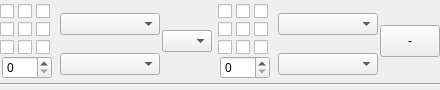
<?xml version="1.0" encoding="UTF-8"?>
<ui version="4.0">
 <class>ConditionWidget</class>
 <widget class="QWidget" name="ConditionWidget">
  <property name="geometry">
   <rect>
    <x>0</x>
    <y>0</y>
    <width>440</width>
    <height>90</height>
   </rect>
  </property>
  <property name="sizePolicy">
   <sizepolicy hsizetype="Fixed" vsizetype="Fixed">
    <horstretch>0</horstretch>
    <verstretch>0</verstretch>
   </sizepolicy>
  </property>
  <property name="minimumSize">
   <size>
    <width>440</width>
    <height>90</height>
   </size>
  </property>
  <property name="maximumSize">
   <size>
    <width>440</width>
    <height>90</height>
   </size>
  </property>
  <property name="windowTitle">
   <string>Form</string>
  </property>
  <layout class="QGridLayout" name="gridLayout_3">
   <property name="leftMargin">
    <number>0</number>
   </property>
   <property name="topMargin">
    <number>0</number>
   </property>
   <property name="rightMargin">
    <number>0</number>
   </property>
   <property name="bottomMargin">
    <number>0</number>
   </property>
   <property name="horizontalSpacing">
    <number>6</number>
   </property>
   <property name="verticalSpacing">
    <number>0</number>
   </property>
   <item row="0" column="3" rowspan="2">
    <layout class="QVBoxLayout" name="verticalLayout_2">
     <property name="spacing">
      <number>0</number>
     </property>
     <item>
      <layout class="QGridLayout" name="gridLayout_2">
       <property name="spacing">
        <number>0</number>
       </property>
       <item row="0" column="0">
        <widget class="QCheckBox" name="checkBox_10">
         <property name="sizePolicy">
          <sizepolicy hsizetype="Fixed" vsizetype="Fixed">
           <horstretch>0</horstretch>
           <verstretch>0</verstretch>
          </sizepolicy>
         </property>
         <property name="minimumSize">
          <size>
           <width>18</width>
           <height>18</height>
          </size>
         </property>
         <property name="maximumSize">
          <size>
           <width>18</width>
           <height>18</height>
          </size>
         </property>
         <property name="layoutDirection">
          <enum>Qt::LeftToRight</enum>
         </property>
         <property name="text">
          <string/>
         </property>
        </widget>
       </item>
       <item row="0" column="1">
        <widget class="QCheckBox" name="checkBox_11">
         <property name="sizePolicy">
          <sizepolicy hsizetype="Fixed" vsizetype="Fixed">
           <horstretch>0</horstretch>
           <verstretch>0</verstretch>
          </sizepolicy>
         </property>
         <property name="minimumSize">
          <size>
           <width>18</width>
           <height>18</height>
          </size>
         </property>
         <property name="maximumSize">
          <size>
           <width>18</width>
           <height>18</height>
          </size>
         </property>
         <property name="layoutDirection">
          <enum>Qt::LeftToRight</enum>
         </property>
         <property name="text">
          <string/>
         </property>
        </widget>
       </item>
       <item row="0" column="2">
        <widget class="QCheckBox" name="checkBox_12">
         <property name="sizePolicy">
          <sizepolicy hsizetype="Fixed" vsizetype="Fixed">
           <horstretch>0</horstretch>
           <verstretch>0</verstretch>
          </sizepolicy>
         </property>
         <property name="minimumSize">
          <size>
           <width>18</width>
           <height>18</height>
          </size>
         </property>
         <property name="maximumSize">
          <size>
           <width>18</width>
           <height>18</height>
          </size>
         </property>
         <property name="layoutDirection">
          <enum>Qt::LeftToRight</enum>
         </property>
         <property name="text">
          <string/>
         </property>
        </widget>
       </item>
       <item row="1" column="0">
        <widget class="QCheckBox" name="checkBox_13">
         <property name="sizePolicy">
          <sizepolicy hsizetype="Fixed" vsizetype="Fixed">
           <horstretch>0</horstretch>
           <verstretch>0</verstretch>
          </sizepolicy>
         </property>
         <property name="minimumSize">
          <size>
           <width>18</width>
           <height>18</height>
          </size>
         </property>
         <property name="maximumSize">
          <size>
           <width>18</width>
           <height>18</height>
          </size>
         </property>
         <property name="layoutDirection">
          <enum>Qt::LeftToRight</enum>
         </property>
         <property name="text">
          <string/>
         </property>
        </widget>
       </item>
       <item row="1" column="1">
        <widget class="QCheckBox" name="checkBox_14">
         <property name="sizePolicy">
          <sizepolicy hsizetype="Fixed" vsizetype="Fixed">
           <horstretch>0</horstretch>
           <verstretch>0</verstretch>
          </sizepolicy>
         </property>
         <property name="minimumSize">
          <size>
           <width>18</width>
           <height>18</height>
          </size>
         </property>
         <property name="maximumSize">
          <size>
           <width>18</width>
           <height>18</height>
          </size>
         </property>
         <property name="layoutDirection">
          <enum>Qt::LeftToRight</enum>
         </property>
         <property name="text">
          <string/>
         </property>
        </widget>
       </item>
       <item row="1" column="2">
        <widget class="QCheckBox" name="checkBox_15">
         <property name="sizePolicy">
          <sizepolicy hsizetype="Fixed" vsizetype="Fixed">
           <horstretch>0</horstretch>
           <verstretch>0</verstretch>
          </sizepolicy>
         </property>
         <property name="minimumSize">
          <size>
           <width>18</width>
           <height>18</height>
          </size>
         </property>
         <property name="maximumSize">
          <size>
           <width>18</width>
           <height>18</height>
          </size>
         </property>
         <property name="layoutDirection">
          <enum>Qt::LeftToRight</enum>
         </property>
         <property name="text">
          <string/>
         </property>
        </widget>
       </item>
       <item row="2" column="0">
        <widget class="QCheckBox" name="checkBox_16">
         <property name="sizePolicy">
          <sizepolicy hsizetype="Fixed" vsizetype="Fixed">
           <horstretch>0</horstretch>
           <verstretch>0</verstretch>
          </sizepolicy>
         </property>
         <property name="minimumSize">
          <size>
           <width>18</width>
           <height>18</height>
          </size>
         </property>
         <property name="maximumSize">
          <size>
           <width>18</width>
           <height>18</height>
          </size>
         </property>
         <property name="layoutDirection">
          <enum>Qt::LeftToRight</enum>
         </property>
         <property name="text">
          <string/>
         </property>
        </widget>
       </item>
       <item row="2" column="1">
        <widget class="QCheckBox" name="checkBox_17">
         <property name="sizePolicy">
          <sizepolicy hsizetype="Fixed" vsizetype="Fixed">
           <horstretch>0</horstretch>
           <verstretch>0</verstretch>
          </sizepolicy>
         </property>
         <property name="minimumSize">
          <size>
           <width>18</width>
           <height>18</height>
          </size>
         </property>
         <property name="maximumSize">
          <size>
           <width>18</width>
           <height>18</height>
          </size>
         </property>
         <property name="layoutDirection">
          <enum>Qt::LeftToRight</enum>
         </property>
         <property name="text">
          <string/>
         </property>
        </widget>
       </item>
       <item row="2" column="2">
        <widget class="QCheckBox" name="checkBox_18">
         <property name="sizePolicy">
          <sizepolicy hsizetype="Fixed" vsizetype="Fixed">
           <horstretch>0</horstretch>
           <verstretch>0</verstretch>
          </sizepolicy>
         </property>
         <property name="minimumSize">
          <size>
           <width>18</width>
           <height>18</height>
          </size>
         </property>
         <property name="maximumSize">
          <size>
           <width>18</width>
           <height>18</height>
          </size>
         </property>
         <property name="text">
          <string/>
         </property>
        </widget>
       </item>
      </layout>
     </item>
     <item alignment="Qt::AlignHCenter">
      <widget class="QSpinBox" name="spinBox_2">
       <property name="sizePolicy">
        <sizepolicy hsizetype="Fixed" vsizetype="Fixed">
         <horstretch>0</horstretch>
         <verstretch>0</verstretch>
        </sizepolicy>
       </property>
       <property name="minimumSize">
        <size>
         <width>50</width>
         <height>0</height>
        </size>
       </property>
       <property name="maximumSize">
        <size>
         <width>50</width>
         <height>16777215</height>
        </size>
       </property>
      </widget>
     </item>
    </layout>
   </item>
   <item row="0" column="4">
    <widget class="QComboBox" name="comboBox_4">
     <property name="sizePolicy">
      <sizepolicy hsizetype="Fixed" vsizetype="Fixed">
       <horstretch>0</horstretch>
       <verstretch>0</verstretch>
      </sizepolicy>
     </property>
     <property name="minimumSize">
      <size>
       <width>100</width>
       <height>0</height>
      </size>
     </property>
     <property name="maximumSize">
      <size>
       <width>100</width>
       <height>16777215</height>
      </size>
     </property>
    </widget>
   </item>
   <item row="0" column="5" rowspan="2">
    <widget class="QPushButton" name="button_removeCondition">
     <property name="sizePolicy">
      <sizepolicy hsizetype="Fixed" vsizetype="Fixed">
       <horstretch>0</horstretch>
       <verstretch>0</verstretch>
      </sizepolicy>
     </property>
     <property name="minimumSize">
      <size>
       <width>60</width>
       <height>32</height>
      </size>
     </property>
     <property name="maximumSize">
      <size>
       <width>60</width>
       <height>32</height>
      </size>
     </property>
     <property name="text">
      <string>-</string>
     </property>
    </widget>
   </item>
   <item row="1" column="1">
    <widget class="QComboBox" name="comboBox_2">
     <property name="sizePolicy">
      <sizepolicy hsizetype="Fixed" vsizetype="Fixed">
       <horstretch>0</horstretch>
       <verstretch>0</verstretch>
      </sizepolicy>
     </property>
     <property name="minimumSize">
      <size>
       <width>100</width>
       <height>0</height>
      </size>
     </property>
     <property name="maximumSize">
      <size>
       <width>100</width>
       <height>16777215</height>
      </size>
     </property>
    </widget>
   </item>
   <item row="0" column="2" rowspan="2">
    <widget class="QComboBox" name="comboBox_3">
     <property name="sizePolicy">
      <sizepolicy hsizetype="Fixed" vsizetype="Fixed">
       <horstretch>0</horstretch>
       <verstretch>0</verstretch>
      </sizepolicy>
     </property>
     <property name="minimumSize">
      <size>
       <width>50</width>
       <height>0</height>
      </size>
     </property>
     <property name="maximumSize">
      <size>
       <width>50</width>
       <height>16777215</height>
      </size>
     </property>
    </widget>
   </item>
   <item row="1" column="4">
    <widget class="QComboBox" name="comboBox_5">
     <property name="sizePolicy">
      <sizepolicy hsizetype="Fixed" vsizetype="Fixed">
       <horstretch>0</horstretch>
       <verstretch>0</verstretch>
      </sizepolicy>
     </property>
     <property name="minimumSize">
      <size>
       <width>100</width>
       <height>0</height>
      </size>
     </property>
     <property name="maximumSize">
      <size>
       <width>100</width>
       <height>16777215</height>
      </size>
     </property>
    </widget>
   </item>
   <item row="2" column="0" colspan="6">
    <widget class="Line" name="line">
     <property name="orientation">
      <enum>Qt::Horizontal</enum>
     </property>
    </widget>
   </item>
   <item row="0" column="0" rowspan="2">
    <layout class="QVBoxLayout" name="verticalLayout">
     <property name="spacing">
      <number>0</number>
     </property>
     <property name="sizeConstraint">
      <enum>QLayout::SetDefaultConstraint</enum>
     </property>
     <item>
      <layout class="QGridLayout" name="gridLayout">
       <property name="spacing">
        <number>0</number>
       </property>
       <item row="0" column="0">
        <widget class="QCheckBox" name="checkBox">
         <property name="sizePolicy">
          <sizepolicy hsizetype="Fixed" vsizetype="Fixed">
           <horstretch>0</horstretch>
           <verstretch>0</verstretch>
          </sizepolicy>
         </property>
         <property name="minimumSize">
          <size>
           <width>18</width>
           <height>18</height>
          </size>
         </property>
         <property name="maximumSize">
          <size>
           <width>18</width>
           <height>18</height>
          </size>
         </property>
         <property name="layoutDirection">
          <enum>Qt::LeftToRight</enum>
         </property>
         <property name="text">
          <string/>
         </property>
        </widget>
       </item>
       <item row="0" column="1">
        <widget class="QCheckBox" name="checkBox_2">
         <property name="sizePolicy">
          <sizepolicy hsizetype="Fixed" vsizetype="Fixed">
           <horstretch>0</horstretch>
           <verstretch>0</verstretch>
          </sizepolicy>
         </property>
         <property name="minimumSize">
          <size>
           <width>18</width>
           <height>18</height>
          </size>
         </property>
         <property name="maximumSize">
          <size>
           <width>18</width>
           <height>18</height>
          </size>
         </property>
         <property name="layoutDirection">
          <enum>Qt::LeftToRight</enum>
         </property>
         <property name="text">
          <string/>
         </property>
        </widget>
       </item>
       <item row="0" column="2">
        <widget class="QCheckBox" name="checkBox_3">
         <property name="sizePolicy">
          <sizepolicy hsizetype="Fixed" vsizetype="Fixed">
           <horstretch>0</horstretch>
           <verstretch>0</verstretch>
          </sizepolicy>
         </property>
         <property name="minimumSize">
          <size>
           <width>18</width>
           <height>18</height>
          </size>
         </property>
         <property name="maximumSize">
          <size>
           <width>18</width>
           <height>18</height>
          </size>
         </property>
         <property name="layoutDirection">
          <enum>Qt::LeftToRight</enum>
         </property>
         <property name="text">
          <string/>
         </property>
        </widget>
       </item>
       <item row="1" column="0">
        <widget class="QCheckBox" name="checkBox_4">
         <property name="sizePolicy">
          <sizepolicy hsizetype="Fixed" vsizetype="Fixed">
           <horstretch>0</horstretch>
           <verstretch>0</verstretch>
          </sizepolicy>
         </property>
         <property name="minimumSize">
          <size>
           <width>18</width>
           <height>18</height>
          </size>
         </property>
         <property name="maximumSize">
          <size>
           <width>18</width>
           <height>18</height>
          </size>
         </property>
         <property name="layoutDirection">
          <enum>Qt::LeftToRight</enum>
         </property>
         <property name="text">
          <string/>
         </property>
        </widget>
       </item>
       <item row="1" column="1">
        <widget class="QCheckBox" name="checkBox_5">
         <property name="sizePolicy">
          <sizepolicy hsizetype="Fixed" vsizetype="Fixed">
           <horstretch>0</horstretch>
           <verstretch>0</verstretch>
          </sizepolicy>
         </property>
         <property name="minimumSize">
          <size>
           <width>18</width>
           <height>18</height>
          </size>
         </property>
         <property name="maximumSize">
          <size>
           <width>18</width>
           <height>18</height>
          </size>
         </property>
         <property name="layoutDirection">
          <enum>Qt::LeftToRight</enum>
         </property>
         <property name="text">
          <string/>
         </property>
        </widget>
       </item>
       <item row="1" column="2">
        <widget class="QCheckBox" name="checkBox_6">
         <property name="sizePolicy">
          <sizepolicy hsizetype="Fixed" vsizetype="Fixed">
           <horstretch>0</horstretch>
           <verstretch>0</verstretch>
          </sizepolicy>
         </property>
         <property name="minimumSize">
          <size>
           <width>18</width>
           <height>18</height>
          </size>
         </property>
         <property name="maximumSize">
          <size>
           <width>18</width>
           <height>18</height>
          </size>
         </property>
         <property name="layoutDirection">
          <enum>Qt::LeftToRight</enum>
         </property>
         <property name="text">
          <string/>
         </property>
        </widget>
       </item>
       <item row="2" column="0">
        <widget class="QCheckBox" name="checkBox_7">
         <property name="sizePolicy">
          <sizepolicy hsizetype="Fixed" vsizetype="Fixed">
           <horstretch>0</horstretch>
           <verstretch>0</verstretch>
          </sizepolicy>
         </property>
         <property name="minimumSize">
          <size>
           <width>18</width>
           <height>18</height>
          </size>
         </property>
         <property name="maximumSize">
          <size>
           <width>18</width>
           <height>18</height>
          </size>
         </property>
         <property name="layoutDirection">
          <enum>Qt::LeftToRight</enum>
         </property>
         <property name="text">
          <string/>
         </property>
        </widget>
       </item>
       <item row="2" column="1">
        <widget class="QCheckBox" name="checkBox_8">
         <property name="sizePolicy">
          <sizepolicy hsizetype="Fixed" vsizetype="Fixed">
           <horstretch>0</horstretch>
           <verstretch>0</verstretch>
          </sizepolicy>
         </property>
         <property name="minimumSize">
          <size>
           <width>18</width>
           <height>18</height>
          </size>
         </property>
         <property name="maximumSize">
          <size>
           <width>18</width>
           <height>18</height>
          </size>
         </property>
         <property name="layoutDirection">
          <enum>Qt::LeftToRight</enum>
         </property>
         <property name="text">
          <string/>
         </property>
        </widget>
       </item>
       <item row="2" column="2">
        <widget class="QCheckBox" name="checkBox_9">
         <property name="sizePolicy">
          <sizepolicy hsizetype="Fixed" vsizetype="Fixed">
           <horstretch>0</horstretch>
           <verstretch>0</verstretch>
          </sizepolicy>
         </property>
         <property name="minimumSize">
          <size>
           <width>18</width>
           <height>18</height>
          </size>
         </property>
         <property name="maximumSize">
          <size>
           <width>18</width>
           <height>18</height>
          </size>
         </property>
         <property name="text">
          <string/>
         </property>
        </widget>
       </item>
      </layout>
     </item>
     <item alignment="Qt::AlignHCenter">
      <widget class="QSpinBox" name="spinBox">
       <property name="sizePolicy">
        <sizepolicy hsizetype="Fixed" vsizetype="Fixed">
         <horstretch>0</horstretch>
         <verstretch>0</verstretch>
        </sizepolicy>
       </property>
       <property name="minimumSize">
        <size>
         <width>50</width>
         <height>0</height>
        </size>
       </property>
       <property name="maximumSize">
        <size>
         <width>50</width>
         <height>16777215</height>
        </size>
       </property>
      </widget>
     </item>
    </layout>
   </item>
   <item row="0" column="1">
    <widget class="QComboBox" name="comboBox">
     <property name="sizePolicy">
      <sizepolicy hsizetype="Fixed" vsizetype="Fixed">
       <horstretch>0</horstretch>
       <verstretch>0</verstretch>
      </sizepolicy>
     </property>
     <property name="minimumSize">
      <size>
       <width>100</width>
       <height>0</height>
      </size>
     </property>
     <property name="maximumSize">
      <size>
       <width>100</width>
       <height>16777215</height>
      </size>
     </property>
    </widget>
   </item>
  </layout>
 </widget>
 <resources/>
 <connections/>
</ui>
